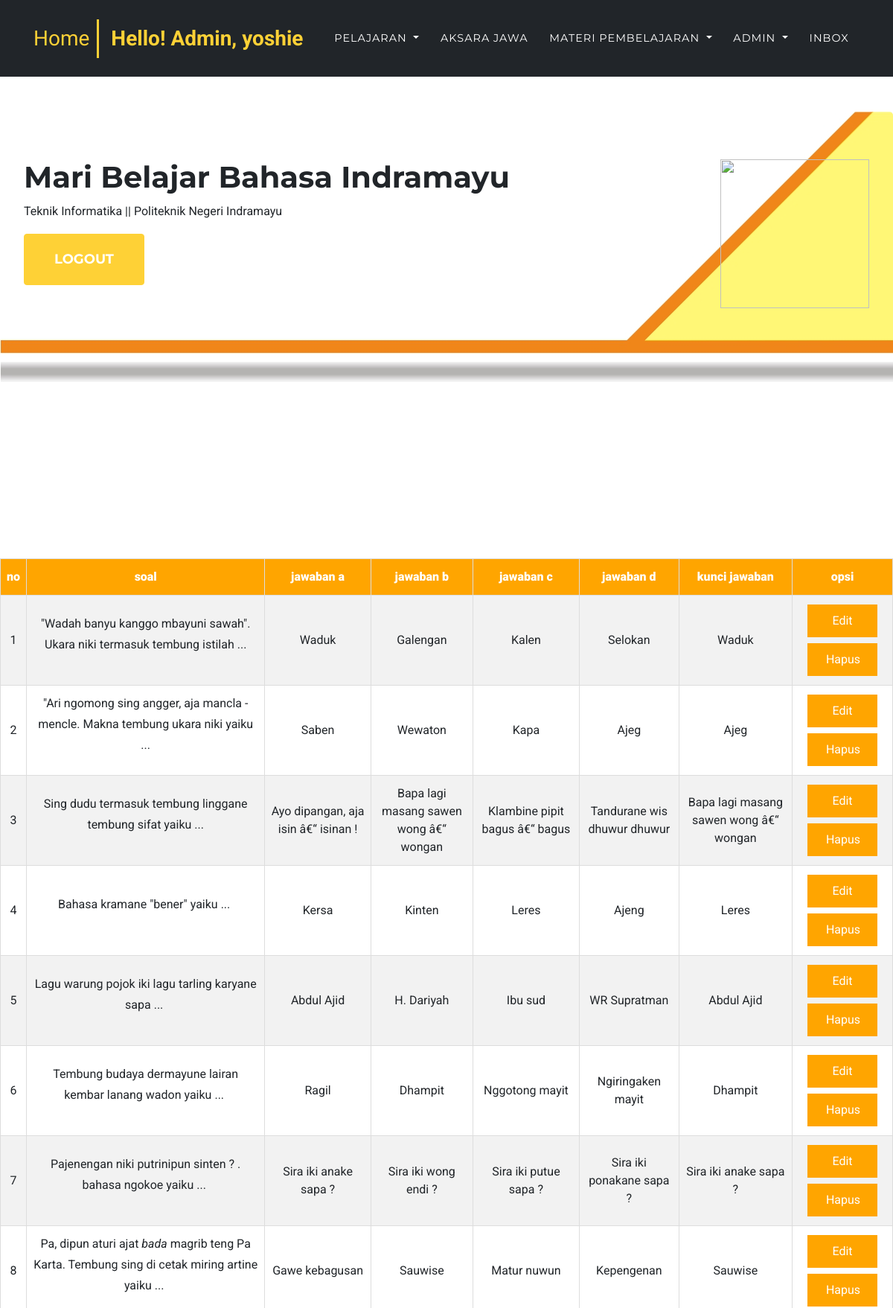
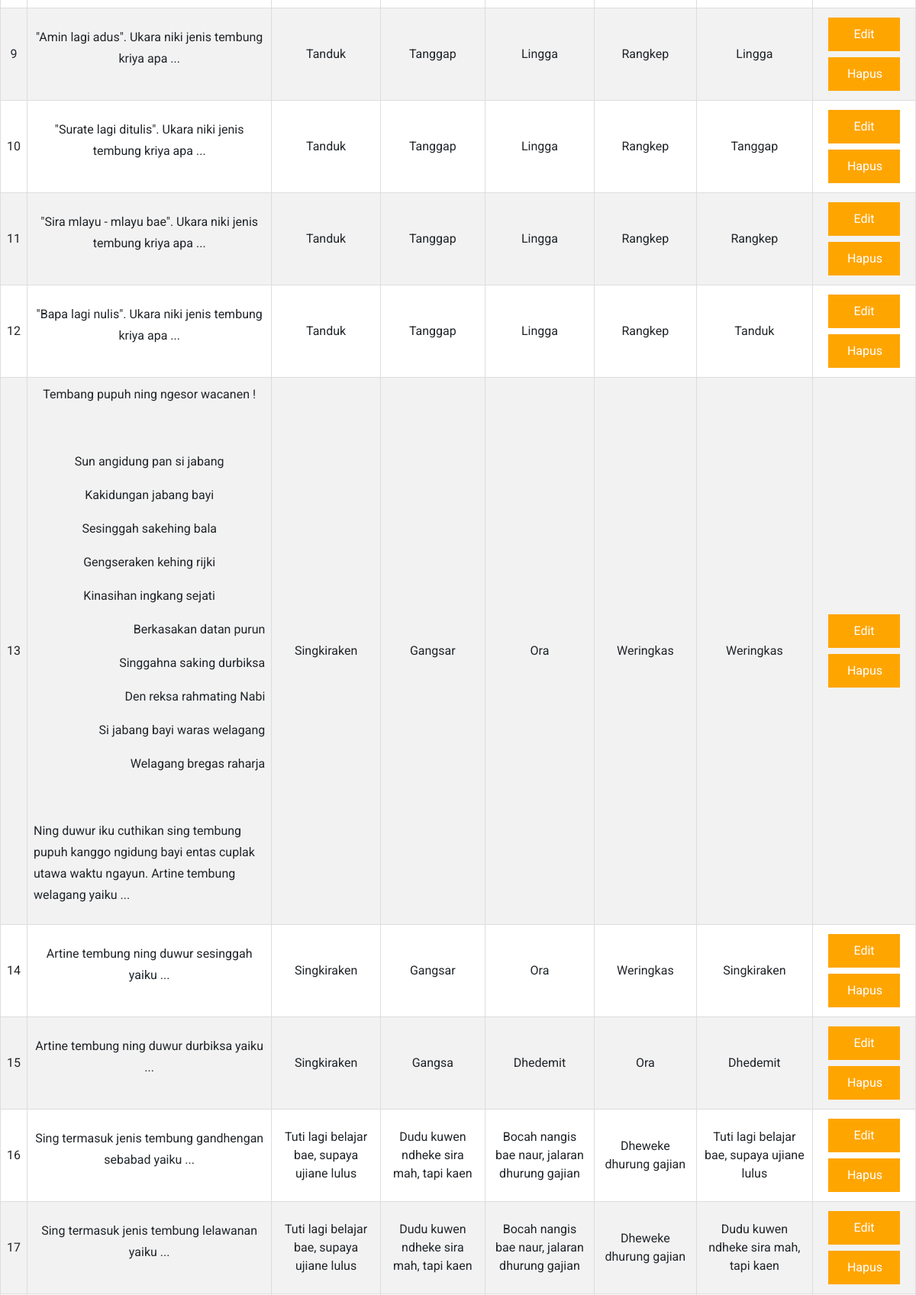
The app's page /index.php?page=kelola_lat_sulit (signed in, upper part) with its own data (2 pictures, top to bottom).
### tables this page shows
CREATE TABLE `soal_sulit` (
  `no` int(11) NOT NULL,
  `soal` text NOT NULL,
  `a` varchar(1000) NOT NULL,
  `b` varchar(1000) NOT NULL,
  `c` varchar(1000) NOT NULL,
  `d` varchar(1000) NOT NULL,
  `kunci` varchar(1000) NOT NULL
);

### admin/kelola/kelola_lat_sulit.php (the view, shortened to what this page needs)
<div style="height: auto;" align="center">
  <table id="customers" border="1" width="100%" style="margin-top: 200px; margin-bottom: 50px;">
    <tr style="text-align: center;">
      <th><b>no</b></th>
      <th><b>soal</b></th>
      <th><b>jawaban a</b></th>
      <th><b>jawaban b</b></th>
      <th><b>jawaban c</b></th>
      <th><b>jawaban d</b></th>
      <th><b>kunci jawaban</b></th>
      <th><b>opsi</b></th>
    </tr>
    <?php
    $select=mysqli_query($koneksi, "SELECT * FROM soal_sulit");
    while($isi = mysqli_fetch_array($select)){
    ?>
    <tr style="text-align: center;">
      <td><?php echo $isi['no'] ?></td>
      <td><?php echo $isi['soal'] ?></td>
      <td><?php echo $isi['a'] ?></td>
      <td><?php echo $isi['b'] ?></td>
      <td><?php echo $isi['c'] ?></td>
      <td><?php echo $isi['d'] ?></td>
      <td><?php echo $isi['kunci'] ?></td>
      <td><a class="button" href="index.php?page=edit_soal_sulit&no=<?php echo $isi['no']?>">Edit</a><a class="button" href="delete_soal_sulit.php?no=<?php echo $isi['no']?>">Hapus</a></td>
    </tr>
    <?php } ?>
  </table>
  <br><br>
</div>

### css/login.css (style rules this page uses)
* { font-family: 'Roboto', sans-serif; }

### admin/kelola/kelola_lat_sulit.php (style rules this page uses)
#customers { font-family: "Trebuchet MS", Arial, Helvetica, sans-serif; border-collapse: collapse; width: 100%; }
#customers td, #customers th { border: 1px solid #ddd; padding: 8px; text-align: center; }
#customers tr:nth-child(even) { background-color: #f2f2f2; }
#customers th { padding-top: 12px; padding-bottom: 12px; text-align: left; background-color: orange; color: white; text-align: center; }
.button { background-color: orange; border: none; color: white; padding: 10px 25px; text-align: center; text-decoration: none; display: inline-block; font-size: 16px; margin: 4px 2px; cursor: pointer; width: 80%; }

### records on screen
soal_sulit: no "1", soal "\"Wadah banyu kanggo mbayuni sawah\". Ukara niki termasuk tembung istilah ...", a "Waduk", b "Galengan", c "Kalen", d "Selokan", kunci "Waduk"
soal_sulit: no "2", soal "\"Ari ngomong sing angger, aja mancla - mencle. Makna tembung ukara niki yaiku ...", a "Saben", b "Wewaton", c "Kapa", d "Ajeg", kunci "Ajeg"
soal_sulit: no "3", soal "Sing dudu termasuk tembung linggane tembung sifat yaiku ...", a "Ayo dipangan, aja isin â€“ isinan !", b "Bapa lagi masang sawen wong â€“ wongan", c "Klambine pipit bagus â€“ bagus", d "Tandurane wis dhuwur dhuwur", kunci "Bapa lagi masang sawen wong â€“ wongan"
soal_sulit: no "4", soal "Bahasa kramane \"bener\" yaiku ...", a "Kersa", b "Kinten", c "Leres", d "Ajeng", kunci "Leres"
soal_sulit: no "5", soal "Lagu warung pojok iki lagu tarling karyane sapa ...", a "Abdul Ajid", b "H. Dariyah", c "Ibu sud", d "WR Supratman", kunci "Abdul Ajid"
soal_sulit: no "6", soal "Tembung budaya dermayune lairan kembar lanang wadon yaiku ...", a "Ragil", b "Dhampit", c "Nggotong mayit", d "Ngiringaken mayit", kunci "Dhampit"
soal_sulit: no "7", soal "Pajenengan niki putrinipun sinten ? . bahasa ngokoe yaiku ...", a "Sira iki anake sapa ?", b "Sira iki wong endi ?", c "Sira iki putue sapa ?", d "Sira iki ponakane sapa ?", kunci "Sira iki anake sapa ?"
soal_sulit: no "8", soal "Pa, dipun aturi ajat ba da magrib teng Pa Karta. Tembung sing di cetak miring artine yaiku ...", a "Gawe kebagusan", b "Sauwise", c "Matur nuwun", d "Kepengenan", kunci "Sauwise"
soal_sulit: no "9", soal "\"Amin lagi adus\". Ukara niki jenis tembung kriya apa ...", a "Tanduk", b "Tanggap", c "Lingga", d "Rangkep", kunci "Lingga"
soal_sulit: no "10", soal "\"Surate lagi ditulis\". Ukara niki jenis tembung kriya apa ...", a "Tanduk", b "Tanggap", c "Lingga", d "Rangkep", kunci "Tanggap"
soal_sulit: no "11", soal "\"Sira mlayu - mlayu bae\". Ukara niki jenis tembung kriya apa ...", a "Tanduk", b "Tanggap", c "Lingga", d "Rangkep", kunci "Rangkep"
soal_sulit: no "12", soal "\"Bapa lagi nulis\". Ukara niki jenis tembung kriya apa ...", a "Tanduk", b "Tanggap", c "Lingga", d "Rangkep", kunci "Tanduk"
soal_sulit: no "13", soal "Tembang pupuh ning ngesor wacanen ! Sun angidung pan si jabang Kakidungan jabang bayi Sesinggah sakehing bala Gengseraken kehing rijki Kinasihan ingkang sejati Berkasakan datan purun Singgahna saking durbiksa Den reksa rahmating Nabi Si jabang bayi waras welagang Welagang bregas raharja Ning duwur iku cuthikan sing tembung pupuh kanggo ngidung bayi entas cuplak utawa waktu ngayun. Artine tembung welagang yaiku ...", a "Singkiraken", b "Gangsar", c "Ora", d "Weringkas", kunci "Weringkas"
soal_sulit: no "14", soal "Artine tembung ning duwur sesinggah yaiku ...", a "Singkiraken", b "Gangsar", c "Ora", d "Weringkas", kunci "Singkiraken"
soal_sulit: no "15", soal "Artine tembung ning duwur durbiksa yaiku ...", a "Singkiraken", b "Gangsa", c "Dhedemit", d "Ora", kunci "Dhedemit"
soal_sulit: no "16", soal "Sing termasuk jenis tembung gandhengan sebabad yaiku ...", a "Tuti lagi belajar bae, supaya ujiane lulus", b "Dudu kuwen ndheke sira mah, tapi kaen", c "Bocah nangis bae naur, jalaran dhurung gajian", d "Dheweke dhurung gajian", kunci "Tuti lagi belajar bae, supaya ujiane lulus"
soal_sulit: no "17", soal "Sing termasuk jenis tembung lelawanan yaiku ...", a "Tuti lagi belajar bae, supaya ujiane lulus", b "Dudu kuwen ndheke sira mah, tapi kaen", c "Bocah nangis bae naur, jalaran dhurung gajian", d "Dheweke dhurung gajian", kunci "Dudu kuwen ndheke sira mah, tapi kaen"

### other values on screen
$User_Name2 "yoshie"
